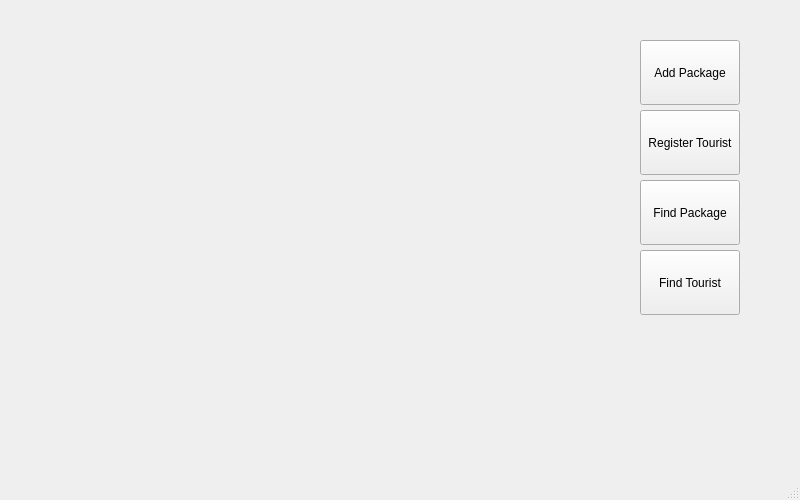
<?xml version="1.0" encoding="UTF-8"?>
<ui version="4.0">
 <class>MainWindow</class>
 <widget class="QMainWindow" name="MainWindow">
  <property name="geometry">
   <rect>
    <x>0</x>
    <y>0</y>
    <width>800</width>
    <height>500</height>
   </rect>
  </property>
  <property name="maximumSize">
   <size>
    <width>800</width>
    <height>500</height>
   </size>
  </property>
  <property name="windowTitle">
   <string>Tourist Manager 1.0</string>
  </property>
  <widget class="QWidget" name="centralwidget">
   <widget class="QPushButton" name="pushButton">
    <property name="geometry">
     <rect>
      <x>640</x>
      <y>40</y>
      <width>100</width>
      <height>65</height>
     </rect>
    </property>
    <property name="maximumSize">
     <size>
      <width>100</width>
      <height>65</height>
     </size>
    </property>
    <property name="text">
     <string>Add Package</string>
    </property>
   </widget>
   <widget class="QPushButton" name="pushButton_2">
    <property name="geometry">
     <rect>
      <x>640</x>
      <y>110</y>
      <width>100</width>
      <height>65</height>
     </rect>
    </property>
    <property name="maximumSize">
     <size>
      <width>100</width>
      <height>65</height>
     </size>
    </property>
    <property name="text">
     <string>Register Tourist</string>
    </property>
   </widget>
   <widget class="QPushButton" name="pushButton_3">
    <property name="geometry">
     <rect>
      <x>640</x>
      <y>180</y>
      <width>100</width>
      <height>65</height>
     </rect>
    </property>
    <property name="maximumSize">
     <size>
      <width>100</width>
      <height>65</height>
     </size>
    </property>
    <property name="text">
     <string>Find Package</string>
    </property>
   </widget>
   <widget class="QPushButton" name="pushButton_4">
    <property name="geometry">
     <rect>
      <x>640</x>
      <y>250</y>
      <width>100</width>
      <height>65</height>
     </rect>
    </property>
    <property name="text">
     <string>Find Tourist</string>
    </property>
   </widget>
  </widget>
  <widget class="QMenuBar" name="menubar">
   <property name="geometry">
    <rect>
     <x>0</x>
     <y>0</y>
     <width>800</width>
     <height>25</height>
    </rect>
   </property>
  </widget>
  <widget class="QStatusBar" name="statusbar"/>
 </widget>
 <resources/>
 <connections/>
</ui>
